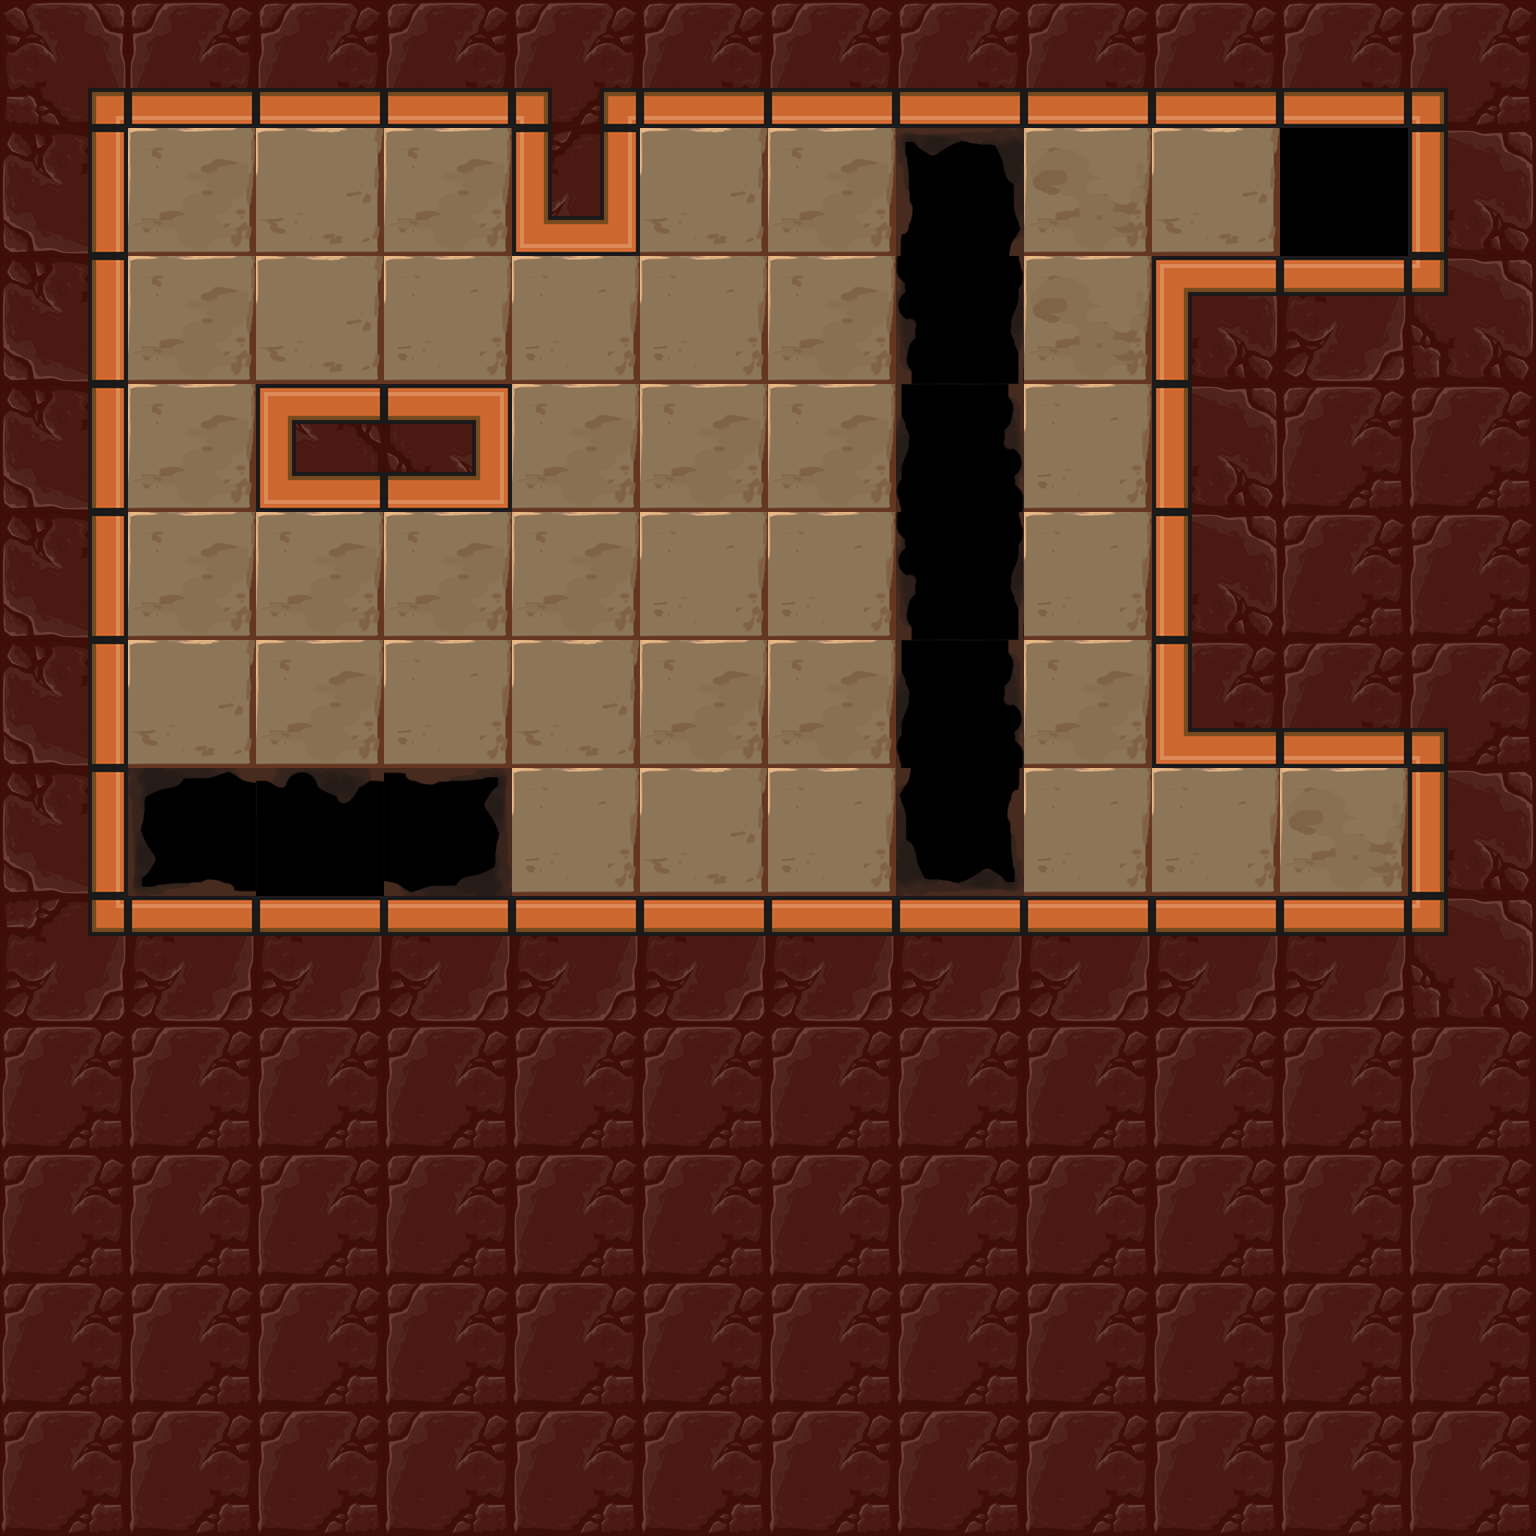

Below is a game level as drawn by its tile map, then a one-line description and the .tmx that defines it (tile-layer data replaced by summaries):
An orthogonal 12x12 tile map with 128x128 px tiles, 3 tile layers (Floor, Holes, Walls), 6 tilesets and 11 objects (7x mirror, lightOrb, lightSwitch, player_start, exit).

<map version="1.0" orientation="orthogonal" renderorder="right-down" width="12" height="12" tilewidth="128" tileheight="128" nextobjectid="75">
 <tileset firstgid="1" name="walls" tilewidth="128" tileheight="128" tilecount="50">
  <image source="../images/beta/wallSheet.png" width="640" height="1280" />
 </tileset>
 <tileset firstgid="51" name="light" tilewidth="128" tileheight="128" tilecount="50">
  <image source="../images/beta/lightSheet.png" width="640" height="1280" />
 </tileset>
 <tileset firstgid="101" name="exit" tilewidth="128" tileheight="128" tilecount="1">
  <image source="../images/beta/gate_closed.png" width="128" height="128" />
 </tileset>
 <tileset firstgid="102" name="floors" tilewidth="128" tileheight="128" tilecount="4">
  <image source="../images/beta/floor_sheet.png" width="512" height="128" />
 </tileset>
 <tileset firstgid="106" name="holes" tilewidth="128" tileheight="128" tilecount="18">
  <image source="../images/beta/hole_sheet.png" width="768" height="384" />
 </tileset>
 <tileset firstgid="124" name="mirrors" tilewidth="128" tileheight="128" tilecount="1">
  <image source="../images/beta/mirror_1.png" width="128" height="128" />
 </tileset>
 <layer name="Floor" width="12" height="12">
  <properties>
   <property name="tileset" value="floors" />
  </properties>
  <data>[144 cells, 40 non-empty, 4 distinct tile ids]</data>
 </layer>
 <layer name="Holes" width="12" height="12">
  <properties>
   <property name="tileset" value="holes" />
  </properties>
  <data>[144 cells, 9 non-empty, 7 distinct tile ids]</data>
 </layer>
 <layer name="Walls" width="12" height="12">
  <properties>
   <property name="tileset" value="walls" />
  </properties>
  <data>[144 cells, 95 non-empty, 15 distinct tile ids]</data>
 </layer>
 <objectgroup name="Objects" />
 <objectgroup name="Mirrors">
  <properties>
   <property name="sides" value="1" />
  </properties>
  <object id="63" type="mirror" gid="3221225596" x="512" y="768" width="128" height="128">
   <properties>
    <property name="sides" value="1" />
   </properties>
  </object>
  <object id="65" type="mirror" gid="2147483772" x="512" y="896" width="128" height="128">
   <properties>
    <property name="sides" value="1" />
   </properties>
  </object>
  <object id="68" type="mirror" gid="1073741948" x="1024" y="896" width="128" height="128">
   <properties>
    <property name="sides" value="1" />
   </properties>
  </object>
  <object id="70" type="mirror" gid="3221225596" x="384" y="256" width="128" height="128">
   <properties>
    <property name="sides" value="1" />
   </properties>
  </object>
  <object id="72" type="mirror" gid="2147483772" x="768" y="256" width="128" height="128">
   <properties>
    <property name="sides" value="1" />
   </properties>
  </object>
  <object id="73" type="mirror" gid="2147483772" x="640" y="512" width="128" height="128">
   <properties>
    <property name="sides" value="1" />
   </properties>
  </object>
  <object id="74" type="mirror" gid="2147483772" x="768" y="384" width="128" height="128">
   <properties>
    <property name="sides" value="1" />
   </properties>
  </object>
 </objectgroup>
 <objectgroup name="Light">
  <object id="56" type="lightOrb" gid="51" x="128" y="256" width="128" height="128">
   <properties>
    <property name="direction" value="3" />
   </properties>
  </object>
  <object id="57" type="lightSwitch" gid="52" x="1280" y="896" width="128" height="128" />
 </objectgroup>
 <objectgroup color="#141ba4" name="player_start">
  <object id="59" type="player_start" x="128" y="640" width="128" height="128" />
 </objectgroup>
 <objectgroup color="#71a400" name="Exit">
  <object id="58" type="exit" gid="101" x="1280" y="256" width="128" height="128" />
 </objectgroup>
</map>
